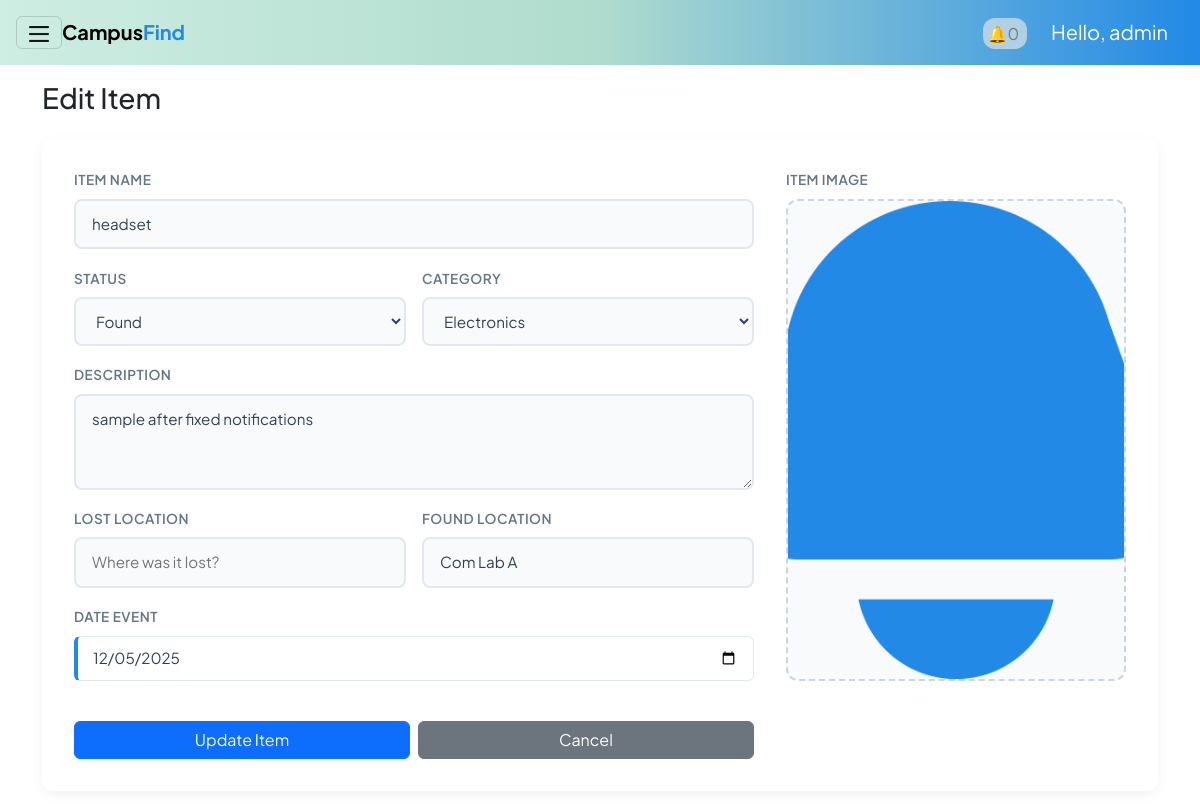
Screenshot of /interfaces/admin/myposts_admin.php?action=edit&id=30 (signed in) with the database file from the repository.
### tables this page shows
CREATE TABLE items (
        id INTEGER PRIMARY KEY AUTOINCREMENT,
        user_id INTEGER NOT NULL,
        title TEXT NOT NULL,
        description TEXT,
        item_status TEXT NOT NULL,     -- 'lost' or 'found'
        category_id INTEGER,
        location_lost TEXT,
        location_found TEXT,
        date_lost_or_found DATE,
        current_location TEXT,
        image_path TEXT,
        created_at DATETIME DEFAULT CURRENT_TIMESTAMP,
        -- updated_at DATETIME DEFAULT CURRENT_TIMESTAMP,
        claimed_by_user_id INTEGER,
        claimed_at DATETIME,

        FOREIGN KEY (user_id) REFERENCES users(id) ON DELETE CASCADE,
        FOREIGN KEY (claimed_by_user_id) REFERENCES users(id) ON DELETE SET NULL,
        FOREIGN KEY (category_id) REFERENCES categories(id)
    );

CREATE TABLE categories (
        id INTEGER PRIMARY KEY AUTOINCREMENT,
        name TEXT UNIQUE NOT NULL
    );

### interfaces/admin/myposts_admin.php (the view, shortened to what this page needs)
<?php
$admin = $_SESSION["user"];
$db = get_db();
$action = $_GET["action"] ?? "list";
?>
<!DOCTYPE html>
<html lang="en">
<head>
    <link rel="stylesheet" href="../../reusable/header.css">
    <link rel="stylesheet" href="../../reusable/cards.css">
    <link rel="stylesheet" href="../../reusable/form.css">
    <link rel="stylesheet" href="../../reusable/hero.css">
    <link href="https://cdn.jsdelivr.net/npm/bootstrap@5.3.8/dist/css/bootstrap.min.css" rel="stylesheet">
</head>
<body class="m-0 border-0 bd-example m-0 border-0">
    <nav class="navbar p-3 sticky-top">
        <button class="navbar-toggler" type="button" data-bs-toggle="offcanvas"
                data-bs-target="#offcanvasWithBothOptions" aria-controls="offcanvasWithBothOptions"
                aria-expanded="false" aria-label="Toggle navigation">
            <img src="/assets/hamburger.png" alt="hamburger icon" width="20px" height="20px">
        </button>
        <strong><a class="navbar-brand me-auto d-none d-md-inline" href="#">Campus<span class = "find">Find</a></strong>
        <?php
        $adminId = $_SESSION['user']['id'];
        $notifCount = $db->querySingle("
            SELECT COUNT(*)
            FROM notifications
            WHERE status = 'unread' AND notify_to = $adminId AND type = 'to_admin'
        ");
        ?>
        <div class = "ms-auto">
            <a href="myposts_admin.php" class="notif mx-4">
                🔔<?= $notifCount ?>
            </a>
            <a class="navbar-brand text-white" href="#">Hello, <?php echo htmlspecialchars($admin["username"]); ?></a>
        </div>
    </nav>
<div class="container my-3">
    <?php if ($action === "create"): ?>
        <h3 class="mb-4" style="font-weight: 700; color: #334155;">Post New Item</h3>
        <form method="post" action="?action=store" enctype="multipart/form-data">
            <div class="form-grid-layout">
                <div class="form-left">
                    <div class="input-group-modern">
                        <label>Item Name</label>
                        <input type="text" name="title" placeholder="e.g. Blue Jansport Backpack" required>
                    </div>
                    <div class="form-row">
                        <div class="input-group-modern">
                            <label>Status</label>
                            <select name="item_status" id="status" required>
                                <option value="">Select Status</option>
                                <option value="lost">Lost</option>
                                <option value="found">Found</option>
                            </select>
                        </div>
                        <div class="input-group-modern">
                            <label>Category</label>
                            <select name="category_id" id="category_id" required>
                                <option value="">Select Category</option>
                                <?php
                                $catQ = $db->query("SELECT * FROM categories ORDER BY name");
                                while($c = $catQ->fetchArray(SQLITE3_ASSOC)):
                                ?>
                                    <option value="<?= $c['id']; ?>">
                                        <?= ucfirst(str_replace('_', ' ', $c['name'])); ?>
                                    </option>
                                <?php endwhile; ?>
                            </select>
                        </div>
                    </div>
                    <div class="input-group-modern">
                        <label>Description</label>
                        <textarea name="description" rows="3" placeholder="Describe the item (color, distinctive marks, brand)..."></textarea>
                    </div>
                    <div class="form-row">
                        <div class="input-group-modern">
                            <label>Lost Location</label>
                            <input type="text" name="location_lost" id="location_lost" placeholder="Where was it lost?">
                        </div>
                        <div class="input-group-modern">
                            <label>Found Location</label>
                            <input type="text" name="location_found" id="location_found" placeholder="Where was it found?" disabled>
                        </div>
                    </div>
                    <div class="form-row">
                        <div class="input-group-modern">
                            <label id="dateLabel">Date Event</label>
                            <div class="date-card">
                                <input type="date" name="date_lost_or_found" id="date_lost_or_found" style="border:none; background:transparent; padding:0;">
                            </div>
                        </div>
                    </div>
                </div>
                <div class="form-right">
                    <div class="input-group-modern" style="height: 100%;">
                        <label>Item Image</label>
                        <div class="image-upload-wrapper">
                            <input type="file" name="item_image" id="file-input-real" accept="image/*" onchange="previewImage(event)">
                            <img id="image-preview" src="#" alt="Image Preview">
                            <div class="upload-placeholder" id="upload-placeholder">
                                <svg xmlns="http://www.w3.org/2000/svg" viewBox="0 0 24 24"><path d="M19.35 10.04C18.67 6.59 15.64 4 12 4 9.11 4 6.6 5.64 5.35 8.04 2.34 8.36 0 10.91 0 14c0 3.31 2.69 6 6 6h13c2.76 0 5-2.24 5-5 0-2.64-2.05-4.78-4.65-4.96zM14 13v4h-4v-4H7l5-5 5 5h-3z"/></svg>
                                <p><strong>Click to Upload</strong><br>or drag and drop here</p>
                            </div>
                        </div>
                    </div>
                </div>
                    <div class="d-flex gap-2 mt-2">
                        <button class="btn btn-primary w-50" type="submit">Publish Post</button>
                        <a class="btn btn-secondary w-50" href="dashboard_admin.php" style="background-color: #cbd5e1; color: #334155; border:none;">Cancel</a>
                    </div>
            </div>
        </form>
        <script>
            function previewImage(event) {
                const input = event.target;
                const preview = document.getElementById('image-preview');
                const placeholder = document.getElementById('upload-placeholder');
                if (input.files && input.files[0]) {
                    const reader = new FileReader();
                    reader.onload = function(e) {
                        preview.src = e.target.result;
                        preview.style.display = 'block';
                        placeholder.style.display = 'none';
                    }
                    reader.readAsDataURL(input.files[0]);
                }
            }
        </script>
    <?php elseif ($action === "edit"):
    $id = (int)($_GET["id"] ?? 0);
    $stmt = $db->prepare("SELECT * FROM items WHERE id = ?");
    $stmt->bindValue(1, $id, SQLITE3_INTEGER);
    $res = $stmt->execute();
    $item = $res->fetchArray(SQLITE3_ASSOC);
    if ($item): ?>
        <h3 class="mb-4">Edit Item</h3>
        <form method="post" action="?action=edit" enctype="multipart/form-data">
            <div class="form-grid-layout">
                <div class="form-left">
                <div class="input-group-modern">
                    <label>Item Name</label>
                    <input type="text" name="title" placeholder="e.g. Blue Jansport Backpack"
                        value="<?php echo htmlspecialchars($item['title']); ?>" required>
                </div>
                <div class="form-row">
                    <div class="input-group-modern">
                        <label>Status</label>
                        <select name="item_status" id="status" required>
                            <option value="found" <?php if($item['item_status']=='found') echo 'selected'; ?>>Found</option>
                        </select>
                    </div>
                    <div class="input-group-modern">
                        <label>Category</label>
                        <select name="category_id" id="category_id" required>
                            <?php
                            $catQ = $db->query("SELECT * FROM categories ORDER BY name");
                            while($c = $catQ->fetchArray(SQLITE3_ASSOC)):
                            ?>
                                <option value="<?= $c['id']; ?>"
                                    <?= ($item['category_id'] == $c['id']) ? 'selected' : '' ?>>
                                    <?= ucfirst(str_replace('_', ' ', $c['name'])); ?>
                                </option>
                            <?php endwhile; ?>
                        </select>
                    </div>
                </div>
                <div class="input-group-modern">
                    <label>Description</label>
                    <textarea name="description" rows="3"
                            placeholder="Describe the item (color, distinctive marks, brand)..."><?php
                        echo htmlspecialchars($item['description']); ?></textarea>
                </div>
                <div class="form-row">
                    <div class="input-group-modern">
                        <label>Lost Location</label>
                        <input type="text" name="location_lost" id="location_lost"
                            placeholder="Where was it lost?"
                            value="<?php echo htmlspecialchars($item['location_lost']); ?>">
                    </div>
                    <div class="input-group-modern">
                        <label>Found Location</label>
                        <input type="text" name="location_found" id="location_found"
                            placeholder="Where was it found?"
                            value="<?php echo htmlspecialchars($item['location_found']); ?>" disabled>
                    </div>
                </div>
                <div class="form-row">
                    <div class="input-group-modern">
                        <label id="dateLabel">Date Event</label>
                        <div class="date-card">
                            <input type="date" name="date_lost_or_found" id="date_lost_or_found"
                                value="<?php echo htmlspecialchars($item['date_lost_or_found']); ?>"
                                style="border:none; background:transparent; padding:0;">
                        </div>
                    </div>
                </div>
            </div>
            <div class="form-right">
                <div class="input-group-modern" style="height: 100%;">
                    <label>Item Image</label>
                    <div class="image-upload-wrapper">
                        <?php if (!empty($item['image_path'])): ?>
                            <img id="image-preview"
                                src="../../<?= htmlspecialchars($item['image_path']); ?>"
                                style="display:block; max-width:100%; border-radius:10px;">
                        <?php else: ?>
                            <img id="image-preview" src="#" style="display:none; max-width:100%; border-radius:10px;">
                        <?php endif; ?>
                    </div>
                </div>
            </div>
                <div class="d-flex gap-2 mt-2">
                    <button class="btn btn-primary w-100" type="submit">Update Item</button>
                    <a class="btn btn-secondary w-100" href="dashboard_admin.php">Cancel</a>
                </div>
        </form>
    <?php else: ?>
        <p>Item not found.</p>
        <a class="btn btn-secondary" href="dashboard_admin.php">Back</a>
    <?php endif; ?>
    <?php endif; ?>
</div>
  </body>
</html>

### reusable/header.css (style rules this page uses)
:root { --color-primary-gradient: linear-gradient(to right, #ceede3,#afdccd, #2289e6); --blue-primary: #2289e6; --button: #afdccd; --button-hover: #ceede3; --bg: #f8f8f8; --gray-text: #7b7979; --lost-color: #ff0000; --found-color: #2289e6; --claimed-color: #558d57; --pending-color: #ffa629; }
* { font-family: "Plus Jakarta Sans", sans-serif; }
.navbar .navbar-brand, .navbar .navbar-text, .navbar .notif { white-space: nowrap !important; }
.navbar .navbar-toggler { flex: 0 0 auto !important; }
.navbar .ms-auto { margin-left: auto !important; }
.navbar-brand { font-size: 20px !important; }
.find { color: var(--blue-primary); }
nav { background: var(--color-primary-gradient); }
.notif { color: var(--gray-text) !important; text-decoration: none; padding: 5px; background-color: rgba(234, 234, 234, 0.639); border-radius: 12px; }

### reusable/cards.css (style rules this page uses)
:root { --color-primary: #2289e6; --color-ui-accent: #afdccd; --color-ui-surface: #f8f8f8; --gray-text: #7b7979; --lost-color: #ff0000; --found-color: #2289e6; --claimed-color: #558d57; --pending-color: #ffa629; }

### reusable/form.css (style rules this page uses)
:root { --color-primary: #2289e6; --color-ui-accent: #afdccd; --color-ui-surface: #f8f8f8; --lost-color: #ff0000; --found-color: #2289e6; --claimed-color: #558d57; --pending-color: #ffa629; }
.form-grid-layout { display: grid; grid-template-columns: 2fr 1fr; gap: 2rem; background: white; padding: 2rem; border-radius: 12px; box-shadow: 0 4px 12px rgba(0,0,0,0.05); }
.form-left, .form-right { display: flex; flex-direction: column; gap: 1.2rem; }
.input-group-modern { display: flex; flex-direction: column; gap: 0.5rem; }
.input-group-modern label { font-size: 0.85rem; font-weight: 600; color: #64748b; text-transform: uppercase; letter-spacing: 0.5px; }
.input-group-modern input, .input-group-modern select, .input-group-modern textarea { padding: 12px 16px; border: 2px solid #e2e8f0; border-radius: 8px; transition: all 0.2s ease; background: #f8fafc; font-size: 0.95rem; color: #334155; }
.form-row { display: flex; gap: 1rem; }
.form-row > div { flex: 1; }
.image-upload-wrapper { height: 100%; min-height: 300px; border: 2px dashed #cbd5e1; border-radius: 12px; position: relative; display: flex; flex-direction: column; align-items: center; justify-content: center; background: #f8fafc; transition: all 0.3s ease; overflow: hidden; cursor: pointer; }
#image-preview { position: absolute; top: 0; left: 0; width: 100%; height: 100%; object-fit: cover; display: none; z-index: 5; }
.date-card { background: white; border: 1px solid #e2e8f0; border-left: 4px solid var(--color-primary); padding: 10px 15px; border-radius: 6px; display: flex; flex-direction: column; }
.btn { padding: 10px 16px; border-radius: 8px; font-weight: 600; border: none; cursor: pointer; font-size: 0.95rem; transition: all 0.2s ease; text-decoration: none; display: inline-flex; align-items: center; justify-content: center; }
.btn-primary { background-color: var(--color-primary); color: white; }
.btn-secondary { background-color: #cbd5e1; color: #334155; }
.d-flex { display: flex; }
.gap-2 { gap: 0.5rem; }
.mt-2 { margin-top: 0.5rem; }
.mb-4 { margin-bottom: 1.5rem; }

### reusable/hero.css (style rules this page uses)
:root { --color-primary-gradient: linear-gradient(to right, #ceede3,#afdccd, #2289e6); --blue-primary: #2289e6; --button: #afdccd; --button-hover: #ceede3; --bg: #f8f8f8; --gray-text: #7b7979; --lost-color: #ff0000; --found-color: #2289e6; --claimed-color: #558d57; --pending-color: #ffa629; }

### rows the page displays
items: title "headset", item_status "Found", category_id "Electronics", description "sample after fixed notifications", location_found "Com Lab A", date_lost_or_found "12/05/2025", image_path (picture)

### other values shown
$notifCount "0"
$admin["username"] "admin"
